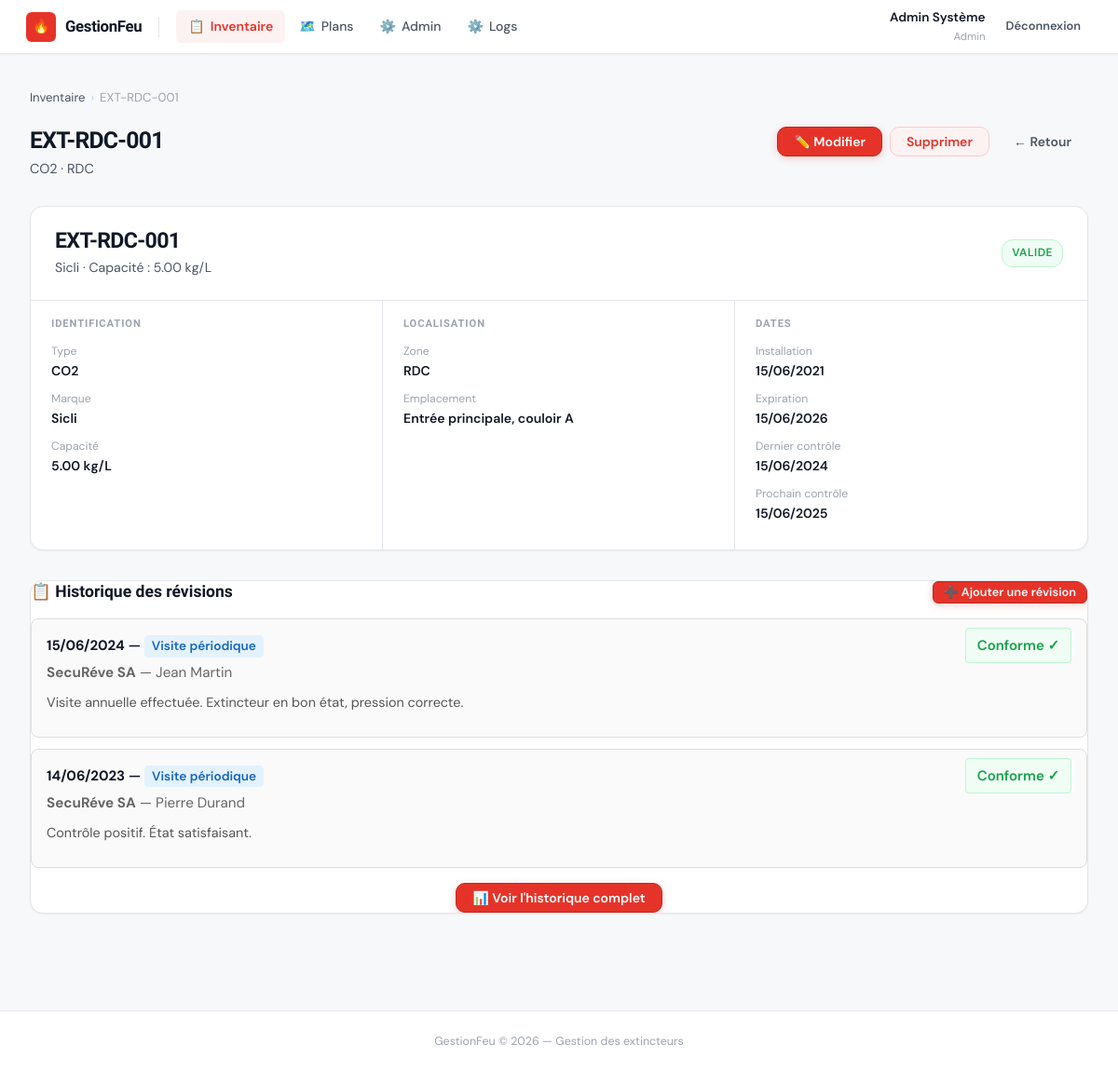
Page /extincteur_voir.php?id=1 (signed in) on the committed database.
### tables this page shows
CREATE TABLE extincteurs (
  id                INT UNSIGNED AUTO_INCREMENT PRIMARY KEY,
  numero_serie      VARCHAR(100) NOT NULL UNIQUE,
  type              ENUM('Eau','CO2','Poudre','Mousse','Halon') NOT NULL,
  marque            VARCHAR(100) NULL,
  capacite          DECIMAL(6,2) NULL COMMENT 'En kg ou litres',
  zone              VARCHAR(100) NOT NULL COMMENT 'Étage ou zone du bâtiment',
  localisation      VARCHAR(255) NULL COMMENT 'Description précise',
  date_installation DATE         NULL,
  date_expiration   DATE         NULL,
  dernier_controle  DATE         NULL,
  prochain_controle DATE         NULL,
  notes             TEXT         NULL,
  created_at        TIMESTAMP    DEFAULT CURRENT_TIMESTAMP,
  updated_at        TIMESTAMP    DEFAULT CURRENT_TIMESTAMP ON UPDATE CURRENT_TIMESTAMP,
  INDEX idx_zone  (zone),
  INDEX idx_exp   (date_expiration)
);

CREATE TABLE revisions_extincteurs (
  id                INT UNSIGNED AUTO_INCREMENT PRIMARY KEY,
  extincteur_id     INT UNSIGNED NOT NULL,
  date_revision     DATE         NOT NULL COMMENT 'Date de l\'intervention',
  type_maintenance  ENUM('Visite périodique','Entretien','Recharge','Remplacement','Réparation','Autre') NOT NULL DEFAULT 'Visite périodique',
  entreprise        VARCHAR(255) NULL COMMENT 'Nom de l\'entreprise/technicien',
  contact           VARCHAR(100) NULL COMMENT 'Personne de contact',
  observations      TEXT         NULL COMMENT 'Notes sur l\'intervention',
  conformite        ENUM('Conforme','Non conforme','À vérifier') NOT NULL DEFAULT 'Conforme',
  prochaine_date    DATE         NULL COMMENT 'Date de la prochaine révision recommandée',
  utilisateur_id    INT UNSIGNED NOT NULL COMMENT 'Technicien qui a enregistré la révision',
  created_at        TIMESTAMP    DEFAULT CURRENT_TIMESTAMP,
  updated_at        TIMESTAMP    DEFAULT CURRENT_TIMESTAMP ON UPDATE CURRENT_TIMESTAMP,
  FOREIGN KEY (extincteur_id)  REFERENCES extincteurs(id)       ON DELETE CASCADE,
  FOREIGN KEY (utilisateur_id) REFERENCES utilisateurs(id)      ON DELETE RESTRICT,
  INDEX idx_extincteur (extincteur_id),
  INDEX idx_date (date_revision DESC),
  INDEX idx_conformite (conformite)
);

### includes/functions.php (called while the page is built, shortened)
<?php
function e(mixed $val): string {
    return htmlspecialchars((string)($val ?? ''), ENT_QUOTES, 'UTF-8');
}
function statut(string|null $date_expiration): string {
    $exp  = strtotime($date_expiration);
    $now  = time();
    $diff = ($exp - $now) / 86400;
    return 'valide';
}
function statutLabel(string $statut): string {
    return match($statut) {
        'valide'  => 'Valide',
        'bientot' => 'Bientôt',
        'expire'  => 'Expiré',
        default   => 'Inconnu',
    };
}
function formatDate(?string $date): string {
    return date('d/m/Y', strtotime($date));
}
function typeMaintenanceLabel(string $type): string {
    return match($type) {
        'Visite périodique' => 'Visite périodique',
        'Entretien'         => 'Entretien',
        'Recharge'          => 'Recharge',
        'Remplacement'      => 'Remplacement',
        'Réparation'        => 'Réparation',
        'Autre'             => 'Autre',
        default             => $type,
    };
}
function conformiteLabel(string $conformite): string {
    return match($conformite) {
        'Conforme'      => 'Conforme ✓',
        'Non conforme'  => 'Non conforme ✗',
        'À vérifier'    => 'À vérifier ⚠',
        default         => $conformite,
    };
}
function conformiteClass(string $conformite): string {
    return match($conformite) {
        'Conforme'      => 'conformite-ok',
        'Non conforme'  => 'conformite-ko',
        'À vérifier'    => 'conformite-warn',
        default         => '',
    };
}

### includes/auth.php (called while the page is built, shortened)
<?php
function currentUser(): ?array {
    return $_SESSION['user'] ?? null;
}
function peutFaire(string $permission): bool {
    $user = currentUser();
    if ($user['role'] === 'admin') return true;
    $permissions = json_decode($user['permissions'] ?? '[]', true);
    return in_array($permission, $permissions);
}
function estLecteur(): bool {
    $user = currentUser();
    return $user['role'] === 'lecteur';
}

### extincteur_voir.php (the view, shortened to what this page needs)
<?php
require_once 'includes/auth.php';
require_once 'includes/functions.php';
$db   = getDB();
$id   = intval($_GET['id'] ?? 0);
$stmt = $db->prepare('SELECT * FROM extincteurs WHERE id = ?');
$stmt->execute([$id]);
$ext  = $stmt->fetch();
$s     = statut($ext['date_expiration']);
include 'views/header.php';
?>
<div class="breadcrumb">
  <a href="index.php">Inventaire</a>
  <span class="breadcrumb-sep">›</span>
  <span><?= e($ext['numero_serie']) ?></span>
</div>
<div class="page-header">
  <div>
    <h2><?= e($ext['numero_serie']) ?></h2>
    <p><?= e($ext['type']) ?> · <?= e($ext['zone']) ?></p>
  </div>
  <div class="page-header-actions">
    <?php if (!estLecteur() && peutFaire('extincteurs.modifier')): ?>
    <a href="extincteur_form.php?id=<?= $ext['id'] ?>" class="btn btn-primary">✏️ Modifier</a>
    <?php endif; ?>
    <?php if (!estLecteur() && peutFaire('extincteurs.supprimer')): ?>
    <a href="extincteur_suppr.php?id=<?= $ext['id'] ?>"
       class="btn btn-danger"
       onclick="return confirm('Supprimer cet extincteur ?')">Supprimer</a>
    <?php endif; ?>
    <a href="index.php" class="btn btn-ghost">← Retour</a>
  </div>
</div>
<div class="detail-hero">
  <div class="detail-top">
    <div class="detail-top-left">
      <h2><?= e($ext['numero_serie']) ?></h2>
      <p><?= e($ext['marque'] ?: '—') ?> · Capacité : <?= $ext['capacite'] ? e($ext['capacite']) . ' kg/L' : '—' ?></p>
    </div>
    <span class="badge badge-<?= $s ?>">
      <?= statutLabel($s) ?>
    </span>
  </div>
  <div class="detail-body">
    <div class="detail-section">
      <h4>Identification</h4>
      <div class="detail-dl">
        <div class="dl-row">
          <div class="dl-key">Type</div>
          <div class="dl-val"><?= e($ext['type']) ?></div>
        </div>
        <div class="dl-row">
          <div class="dl-key">Marque</div>
          <div class="dl-val"><?= e($ext['marque']) ?: '—' ?></div>
        </div>
        <div class="dl-row">
          <div class="dl-key">Capacité</div>
          <div class="dl-val"><?= $ext['capacite'] ? e($ext['capacite']) . ' kg/L' : '—' ?></div>
        </div>
      </div>
    </div>
    <div class="detail-section">
      <h4>Localisation</h4>
      <div class="detail-dl">
        <div class="dl-row">
          <div class="dl-key">Zone</div>
          <div class="dl-val"><?= e($ext['zone']) ?></div>
        </div>
        <div class="dl-row">
          <div class="dl-key">Emplacement</div>
          <div class="dl-val"><?= e($ext['localisation']) ?: '—' ?></div>
        </div>
      </div>
    </div>
    <div class="detail-section">
      <h4>Dates</h4>
      <div class="detail-dl">
        <div class="dl-row">
          <div class="dl-key">Installation</div>
          <div class="dl-val"><?= formatDate($ext['date_installation']) ?></div>
        </div>
        <div class="dl-row">
          <div class="dl-key">Expiration</div>
          <div class="dl-val <?= $s === 'expire' ? 'text-red' : ($s === 'bientot' ? 'text-warn' : '') ?>">
            <?= formatDate($ext['date_expiration']) ?>
          </div>
        </div>
        <div class="dl-row">
          <div class="dl-key">Dernier contrôle</div>
          <div class="dl-val"><?= formatDate($ext['dernier_controle']) ?></div>
        </div>
        <div class="dl-row">
          <div class="dl-key">Prochain contrôle</div>
          <div class="dl-val"><?= formatDate($ext['prochain_controle']) ?></div>
        </div>
      </div>
    </div>
  </div>
</div>
<?php
$stmt = $db->prepare('
    SELECT r.*, u.nom as technicien_nom
    FROM revisions_extincteurs r
    LEFT JOIN utilisateurs u ON r.utilisateur_id = u.id
    WHERE r.extincteur_id = ?
    ORDER BY r.date_revision DESC
    LIMIT 3
');
$stmt->execute([$id]);
$revisions_recentes = $stmt->fetchAll();
?>
<div class="revisions-section" style="margin-top: 2rem;">
    <div class="detail-hero">
        <div class="section-header" style="display: flex; justify-content: space-between; align-items: center; margin-bottom: 1rem;">
            <h3>📋 Historique des révisions</h3>
            <?php if (!estLecteur() && peutFaire('extincteurs.modifier')): ?>
            <a href="revision_form.php?id=<?= $ext['id'] ?>" class="btn btn-sm btn-primary">➕ Ajouter une révision</a>
            <?php endif; ?>
        </div>
        <?php if (empty($revisions_recentes)): ?>
        <div class="alert-box" style="background: #e3f2fd; padding: 1rem; border-radius: 0.5rem; color: #1565c0;">
            <strong>Aucune révision enregistrée.</strong> Cliquez ci-dessus pour enregistrer la première révision.
        </div>
        <?php else: ?>
        <div class="revisions-list">
            <?php foreach ($revisions_recentes as $rev): ?>
            <div class="revision-item" style="padding: 1rem; border: 1px solid #ddd; border-radius: 0.5rem; margin-bottom: 0.75rem; background: #fafafa;">
                <div style="display: flex; justify-content: space-between; align-items: start;">
                    <div>
                        <div style="font-weight: 600; margin-bottom: 0.25rem;">
                            <strong><?= formatDate($rev['date_revision']) ?></strong> —
                            <span style="background: #e3f2fd; color: #1565c0; padding: 0.2rem 0.5rem; border-radius: 0.25rem; font-size: 0.85rem;">
                                <?= typeMaintenanceLabel($rev['type_maintenance']) ?>
                            </span>
                        </div>
                        <div style="color: #666; font-size: 0.95rem; margin-bottom: 0.5rem;">
                            <strong><?= e($rev['entreprise']) ?></strong>
                            <?php if ($rev['contact']): ?>
                            — <?= e($rev['contact']) ?>
                            <?php endif; ?>
                        </div>
                        <?php if ($rev['observations']): ?>
                        <div style="color: #555; font-size: 0.9rem; margin-bottom: 0.5rem;">
                            <?= htmlspecialchars(substr($rev['observations'], 0, 150)) ?>
                        </div>
                        <?php endif; ?>
                    </div>
                    <div style="text-align: right;">
                        <span class="conformite-badge-inline <?= conformiteClass($rev['conformite']) ?>"
                              style="padding: 0.5rem 0.75rem; border-radius: 0.25rem; font-weight: 600;">
                            <?= conformiteLabel($rev['conformite']) ?>
                        </span>
                    </div>
                </div>
            </div>
            <?php endforeach; ?>
        </div>
        <div style="margin-top: 1rem; text-align: center;">
            <a href="revision_historique.php?id=<?= $ext['id'] ?>" class="btn btn-primary">
                📊 Voir l'historique complet
            </a>
        </div>
        <?php endif; ?>
    </div>
</div>
<?php include 'views/footer.php'; ?>

### public/style.css (style rules this page uses)
:root { --red: #e63329; --red-dark: #c0271e; --red-light: #fdf2f2; --red-border: #fccaca; --bg: #f7f8fa; --surface: #ffffff; --surface2: #f2f3f6; --border: #e4e6ec; --border2: #cbd0dc; --text: #111827; --text-2: #4b5563; --text-3: #9ca3af; --green: #16a34a; --green-bg: #f0fdf4; --green-bd: #bbf7d0; --amber: #d97706; --amber-bg: #fffbeb; --amber-bd: #fde68a; --blue: #2563eb; --blue-bg: #eff6ff; --blue-bd: #bfdbfe; --radius-sm: 6px; --radius: 10px; --radius-lg: 14px; --shadow-xs: 0 1px 2px rgba(0,0,0,.05); --shadow-sm: 0 2px 8px rgba(0,0,0,.07); --shadow: 0 4px 20px rgba(0,0,0,.09); --shadow-md: 0 8px 30px rgba(0,0,0,.12); --ease: cubic-bezier(.4,0,.2,1); }
*, *::before, *::after { box-sizing: border-box; margin: 0; padding: 0; }
html { scroll-behavior: smooth; }
body { font-family: 'DM Sans', system-ui, sans-serif; font-size: 15px; line-height: 1.65; color: var(--text); background: var(--bg); -webkit-font-smoothing: antialiased; }
a { color: var(--red); text-decoration: none; }
h1,h2,h3,h4 { font-family: 'Sora', sans-serif; line-height: 1.25; }
.page-header { display: flex; align-items: flex-start; justify-content: space-between; gap: 16px; margin-bottom: 28px; flex-wrap: wrap; }
.page-header h2 { font-size: 1.55rem; font-weight: 800; letter-spacing: -.03em; color: var(--text); }
.page-header p { color: var(--text-2); font-size: .9rem; margin-top: 3px; }
.page-header-actions { display: flex; gap: 8px; align-items: center; flex-wrap: wrap; }
.breadcrumb { display: flex; align-items: center; gap: 6px; font-size: .82rem; color: var(--text-3); margin-bottom: 20px; }
.breadcrumb a { color: var(--text-2); }
.breadcrumb-sep { color: var(--border2); }
.btn { display: inline-flex; align-items: center; gap: 7px; padding: 8px 17px; border-radius: var(--radius); font-family: 'DM Sans', sans-serif; font-size: .875rem; font-weight: 600; cursor: pointer; text-decoration: none; border: 1px solid var(--border2); background: var(--surface); color: var(--text); box-shadow: var(--shadow-xs); transition: all .15s var(--ease); white-space: nowrap; line-height: 1; }
.btn-primary { background: var(--red); border-color: var(--red-dark); color: #fff; box-shadow: 0 2px 8px rgba(230,51,41,.22); }
.btn-ghost { background: transparent; border-color: transparent; box-shadow: none; color: var(--text-2); }
.btn-danger { background: var(--red-light); border-color: var(--red-border); color: var(--red); box-shadow: none; }
.btn-sm { padding: 5px 11px; font-size: .8rem; border-radius: var(--radius-sm); }
.badge { display: inline-flex; align-items: center; gap: 5px; padding: 3px 9px; border-radius: 99px; font-size: .73rem; font-weight: 700; white-space: nowrap; }
.badge::before { content:''; width:5px; height:5px; border-radius:50%; }
.badge-valide { background:var(--green-bg); color:var(--green); border:1px solid var(--green-bd); }
.badge-valide::before { background:var(--green); }
.conformite-ok { background: var(--green-bg); color: var(--green); border: 1px solid var(--green-bd); }
.conformite-ok::before { background: var(--green); }
.detail-hero { background: var(--surface); border: 1px solid var(--border); border-radius: var(--radius-lg); overflow: hidden; box-shadow: var(--shadow-xs); margin-bottom: 20px; }
.detail-top { padding: 22px 26px; display: flex; align-items: center; justify-content: space-between; gap: 16px; border-bottom: 1px solid var(--border); }
.detail-top-left h2 { font-size: 1.45rem; font-weight: 800; letter-spacing: -.03em; }
.detail-top-left p { color: var(--text-2); font-size: .88rem; margin-top: 3px; }
.detail-body { display: grid; grid-template-columns: repeat(auto-fit, minmax(190px, 1fr)); }
.detail-section { padding: 18px 22px; border-right: 1px solid var(--border); }
.detail-section:last-child { border-right: none; }
.detail-section h4 { font-size: .7rem; font-weight: 700; text-transform: uppercase; letter-spacing: .08em; color: var(--text-3); margin-bottom: 12px; }
.dl-row { margin-bottom: 8px; }
.dl-key { font-size: .76rem; color: var(--text-3); }
.dl-val { font-size: .88rem; font-weight: 600; color: var(--text); }
.badge { display: inline-block; padding: 4px 10px; border-radius: 12px; font-size: 0.75rem; font-weight: 600; text-transform: uppercase; letter-spacing: 0.5px; }

### rows in the picture
extincteurs: numero_serie "EXT-RDC-001", type "CO2", zone "RDC", marque "Sicli", capacite "5.00", date_expiration "VALIDE", localisation "Entrée principale, couloir A", date_installation "15/06/2021", date_expiration "15/06/2026", dernier_controle "15/06/2024", prochain_controle "15/06/2025"
revisions_extincteurs: date_revision "15/06/2024", type_maintenance "Visite périodique", entreprise "SecuRéve SA", contact "Jean Martin", observations "Visite annuelle effectuée. Extincteur en bon état, pression correcte.", conformite "Conforme ✓"
revisions_extincteurs: date_revision "14/06/2023", type_maintenance "Visite périodique", entreprise "SecuRéve SA", contact "Pierre Durand", observations "Contrôle positif. État satisfaisant.", conformite "Conforme ✓"

### other values in the picture
currentUser()['nom'] "Admin Système"
currentUser()['role'] "Admin"
